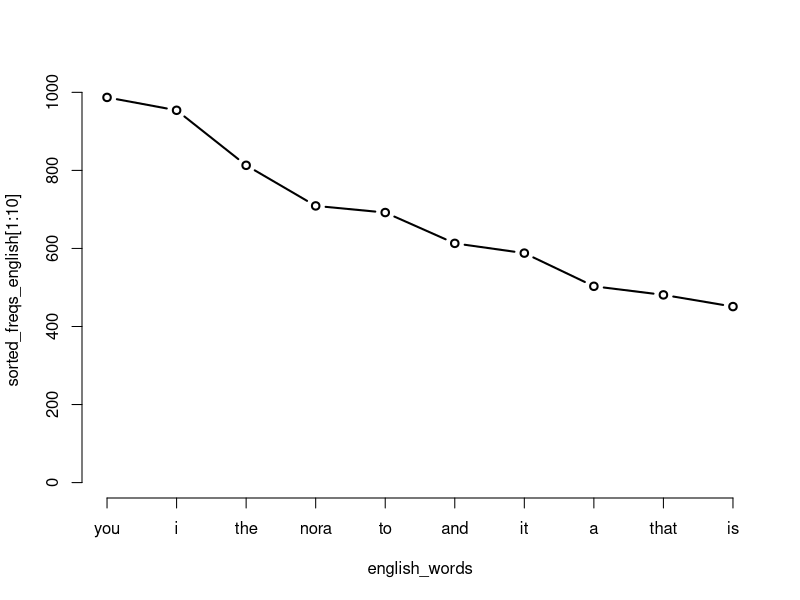

Source code (R):
## ---- chunk 1
library(stringr)
## ---- chunk 2
english <- scan("DollsHouse-Eng.txt", what = "character", sep = "\n")
## ---- chunk 3
english[1]
english[34]
## ---- chunk 4
something = LETTERS #what is in this something now? type something and press enter to check out!
which(something == "A")
which(something == "Y")
## ---- chunk 5
meta.top.end <- which(str_detect(english,"START OF THIS PROJECT"))
meta.bottom.start <- which(str_detect(english,"END OF THIS PROJECT"))
actual_english <- english[meta.top.end+1:meta.bottom.start-1]
## ---- chunk 6
actual_english_string <- paste(actual_english, collapse = " ")
english_lower <- tolower(actual_english_string)
## ---- chunk 7
english_words <- strsplit(english_lower, "\\W+")
## ---- chunk 8
sorted_freqs_english <- sort(table(english_words), decreasing = TRUE)
## ---- chunk 9
sorted_freqs_english["nora"]
sorted_freqs_english["helmer"]
## ---- chunk 10
plot(sorted_freqs_english[1:10], type="b")
## ---- chunk 11
v1 = c("LING","ENGL","ENG","JLMC")
v2 = c("school","college","university")
paste(v1,v2)
paste(v1,v2,collapse=",")
paste(v1,v2,sep=",")
length(paste(v1,v2,collapse=","))
length(paste(v1,v2,sep=","))

